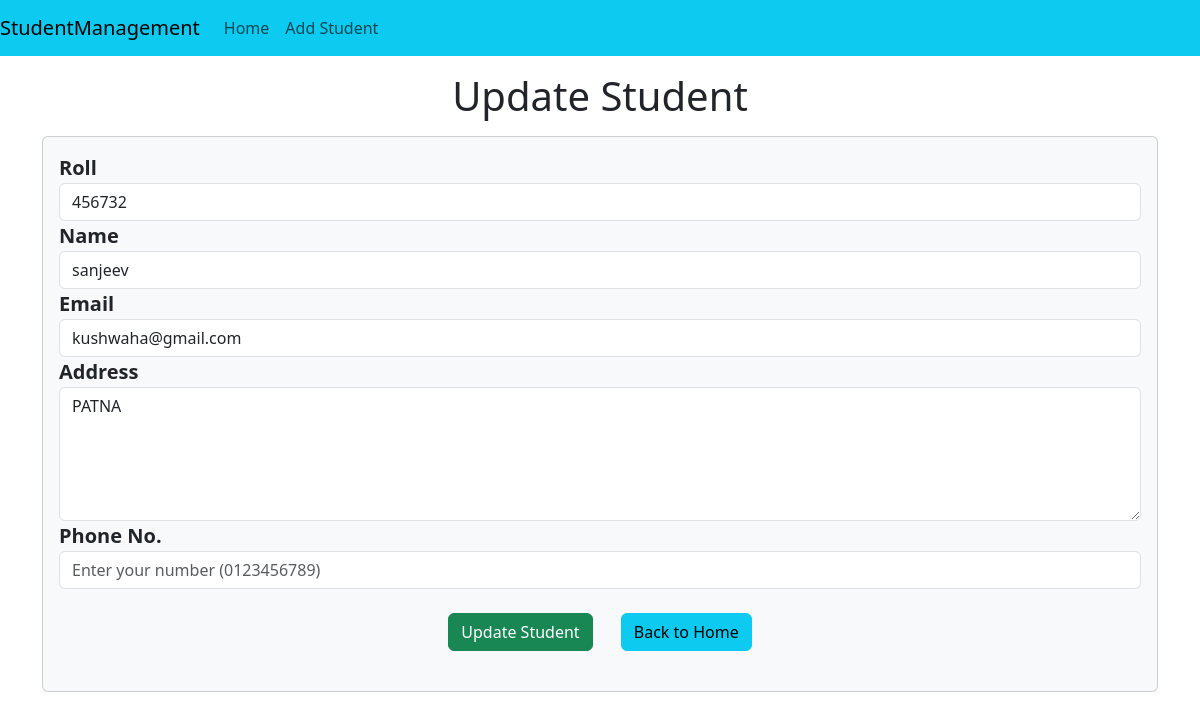
Page /update/9/ on the committed database.
### std/models.py (models this page shows, shortened)
class Student(models.Model):
    roll=models.CharField(max_length=10,validators=[MinLengthValidator(1),MaxLengthValidator(10)])
    name=models.CharField(max_length=50)
    email=models.EmailField()
    address=models.CharField(max_length=150,blank=True, null=True)
    phone=models.CharField(RegexValidator(regex=r'^\+?1?\d{9,15}$'),max_length=17,blank=True, null=True)

### std/views.py (the view)
# urls.py: path('update/<id>/',update_data, name='updateData'),
def update_data(request,id):
    if request.method=='POST':
        std=Student.objects.get(pk=id)
        std_roll=request.POST.get('rollno')
        std_name=request.POST.get('username')
        std_email=request.POST.get('emailid')
        std_address=request.POST.get('addressid')
        std_phone=request.POST.get('phoneno')
        std.roll=std_roll
        std.name=std_name
        std.email=std_email
        std.address=std_address
        std.phone=std_phone
        std.save()
        return redirect("home")
    else:
        data=Student.objects.get(pk=id)
    return render(request, 'std/studentupdate.html',{'std':data})

### templates/std/studentupdate.html (shortened to what this page needs)
{% extends 'std/home.html' %}
{% block content %}
<h1 class="text-center my-3">Update Student </h1>
<div class="container">
    <div class="row">
        <div class="col-md-12">
            <div class="card bg-light">
                <div class="card-body">
                    <form action="{% url 'updateData' std.id %}" method="post">
                        <div class="md-3">
                            <label for="roll" class="fs-5 fw-semibold">Roll</label>
                            <input type="text" id="roll" class="form-control" name="rollno"
                                placeholder="Enter your Roll No." required value="{{std.roll}}">
                        </div>
                        <div class="md-3">
                            <label for="name" class="fs-5 fw-semibold">Name</label>
                            <input type="text" id="name" class="form-control" name="username"
                                placeholder="Enter your Name" required value="{{std.name}}">
                        </div>
                        <div class="md-3">
                            <label for="email" class="fs-5 fw-semibold">Email</label>
                            <input type="text" id="email" class="form-control" name="emailid"
                                placeholder="Enter your Email (example123@gmail.com)" required value="{{std.email}}">
                        </div>
                        <div class="md-3">
                            <label for="address" class="fs-5 fw-semibold">Address</label>
                            <textarea id="address" name="addressid"  rows="5" class="form-control"
                                placeholder="Enter Your Address">{{ std.address }}</textarea>
                        </div>
                        <div class="md-3">
                            <label for="phone" class="fs-5 fw-semibold">Phone No.</label>
                            <input type="number" id="phone" class="form-control" name="phoneno"
                                placeholder="Enter your number (0123456789)" value="{{std.phone}}">
                        </div>
                        <div class="container text-center my-4">
                            <button class="btn btn-success me-4">
                                Update Student
                            </button>
                            <a href="{% url 'home' %}" class="btn btn-info">Back to Home</a>
                        </div>
                    </form>
                </div>
            </div>
        </div>
    </div>
</div>
{% endblock content %}

### rows in the picture
Student: rollno "456732", username "sanjeev", emailid "kushwaha@gmail.com", addressid "PATNA"
